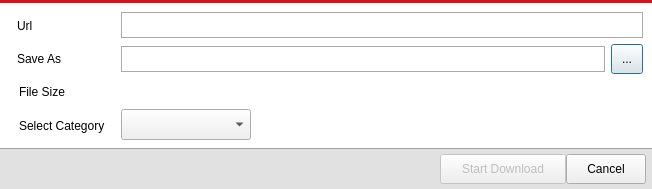
<?xml version="1.0" encoding="UTF-8"?>
<ui version="4.0">
 <class>ConfirmDialog</class>
 <widget class="QDialog" name="ConfirmDialog">
  <property name="geometry">
   <rect>
    <x>0</x>
    <y>0</y>
    <width>652</width>
    <height>189</height>
   </rect>
  </property>
  <property name="minimumSize">
   <size>
    <width>0</width>
    <height>0</height>
   </size>
  </property>
  <property name="maximumSize">
   <size>
    <width>769</width>
    <height>16777215</height>
   </size>
  </property>
  <property name="windowTitle">
   <string>Dialog</string>
  </property>
  <property name="windowIcon">
   <iconset resource="icons.qrc">
    <normaloff>:/menu_icon/icon/dicon.png</normaloff>:/menu_icon/icon/dicon.png</iconset>
  </property>
  <property name="styleSheet">
   <string notr="true">QDialog#ConfirmDialog {
	background: #e1e1e1; 
   border-top: 3px solid #CC181E;
}

QLineEdit {
	border: 1px solid #aaa;
   padding: 4px; 
  color: #333;
}</string>
  </property>
  <layout class="QVBoxLayout" name="verticalLayout_3">
   <property name="spacing">
    <number>0</number>
   </property>
   <property name="leftMargin">
    <number>0</number>
   </property>
   <property name="topMargin">
    <number>3</number>
   </property>
   <property name="rightMargin">
    <number>0</number>
   </property>
   <property name="bottomMargin">
    <number>0</number>
   </property>
   <item>
    <widget class="QWidget" name="widget" native="true">
     <property name="styleSheet">
      <string notr="true">QWidget#widget {
	border-bottom: 1px solid #a1a1a1;
 background: white; 
}</string>
     </property>
     <layout class="QHBoxLayout" name="horizontalLayout_5">
      <item>
       <layout class="QHBoxLayout" name="horizontalLayout_4">
        <item>
         <layout class="QVBoxLayout" name="verticalLayout">
          <item>
           <widget class="QLabel" name="label">
            <property name="font">
             <font>
              <family>Segoe UI</family>
             </font>
            </property>
            <property name="styleSheet">
             <string>padding: 5px;</string>
            </property>
            <property name="text">
             <string>Url</string>
            </property>
           </widget>
          </item>
          <item>
           <widget class="QLabel" name="label_2">
            <property name="font">
             <font>
              <family>Segoe UI</family>
             </font>
            </property>
            <property name="styleSheet">
             <string>padding: 5px;</string>
            </property>
            <property name="text">
             <string>Save As</string>
            </property>
           </widget>
          </item>
          <item>
           <widget class="QLabel" name="label_3">
            <property name="font">
             <font>
              <family>Segoe UI</family>
             </font>
            </property>
            <property name="styleSheet">
             <string notr="true">padding: 7px;</string>
            </property>
            <property name="text">
             <string>File Size</string>
            </property>
           </widget>
          </item>
          <item>
           <widget class="QLabel" name="label_4">
            <property name="font">
             <font>
              <family>Segoe UI</family>
             </font>
            </property>
            <property name="styleSheet">
             <string notr="true">padding: 7px;</string>
            </property>
            <property name="text">
             <string>Select Category</string>
            </property>
           </widget>
          </item>
         </layout>
        </item>
        <item>
         <layout class="QVBoxLayout" name="verticalLayout_2">
          <item>
           <widget class="QLineEdit" name="lbl_url">
            <property name="enabled">
             <bool>false</bool>
            </property>
            <property name="font">
             <font>
              <family>Segoe UI</family>
             </font>
            </property>
            <property name="styleSheet">
             <string notr="true"/>
            </property>
           </widget>
          </item>
          <item>
           <layout class="QHBoxLayout" name="horizontalLayout">
            <item>
             <widget class="QLineEdit" name="lineEdit">
              <property name="styleSheet">
               <string notr="true"/>
              </property>
             </widget>
            </item>
            <item>
             <widget class="QPushButton" name="pushButton">
              <property name="sizePolicy">
               <sizepolicy hsizetype="Fixed" vsizetype="Fixed">
                <horstretch>0</horstretch>
                <verstretch>0</verstretch>
               </sizepolicy>
              </property>
              <property name="styleSheet">
               <string notr="true">padding: 7px 10px; </string>
              </property>
              <property name="text">
               <string>...</string>
              </property>
             </widget>
            </item>
           </layout>
          </item>
          <item>
           <widget class="QLabel" name="lbl_size">
            <property name="styleSheet">
             <string notr="true">padding: 3px; </string>
            </property>
            <property name="text">
             <string/>
            </property>
           </widget>
          </item>
          <item>
           <layout class="QHBoxLayout" name="horizontalLayout_2">
            <item>
             <widget class="QComboBox" name="comboBox">
              <property name="font">
               <font>
                <family>Segoe UI</family>
               </font>
              </property>
              <property name="styleSheet">
               <string notr="true">
height: 25px; 
width: 100px;</string>
              </property>
             </widget>
            </item>
            <item>
             <spacer name="horizontalSpacer_2">
              <property name="orientation">
               <enum>Qt::Horizontal</enum>
              </property>
              <property name="sizeHint" stdset="0">
               <size>
                <width>40</width>
                <height>20</height>
               </size>
              </property>
             </spacer>
            </item>
            <item>
             <widget class="QLabel" name="lbl_loading">
              <property name="text">
               <string/>
              </property>
             </widget>
            </item>
           </layout>
          </item>
         </layout>
        </item>
       </layout>
      </item>
     </layout>
    </widget>
   </item>
   <item>
    <layout class="QHBoxLayout" name="horizontalLayout_3">
     <property name="leftMargin">
      <number>6</number>
     </property>
     <property name="topMargin">
      <number>5</number>
     </property>
     <property name="rightMargin">
      <number>6</number>
     </property>
     <property name="bottomMargin">
      <number>5</number>
     </property>
     <item>
      <spacer name="horizontalSpacer">
       <property name="orientation">
        <enum>Qt::Horizontal</enum>
       </property>
       <property name="sizeHint" stdset="0">
        <size>
         <width>40</width>
         <height>20</height>
        </size>
       </property>
      </spacer>
     </item>
     <item>
      <widget class="QPushButton" name="btn_start">
       <property name="enabled">
        <bool>false</bool>
       </property>
       <property name="minimumSize">
        <size>
         <width>80</width>
         <height>0</height>
        </size>
       </property>
       <property name="font">
        <font>
         <family>Segoe UI</family>
        </font>
       </property>
       <property name="styleSheet">
        <string notr="true">padding: 7px 14px; </string>
       </property>
       <property name="text">
        <string>  Start Download  </string>
       </property>
      </widget>
     </item>
     <item>
      <widget class="QPushButton" name="pushButton_3">
       <property name="minimumSize">
        <size>
         <width>80</width>
         <height>0</height>
        </size>
       </property>
       <property name="font">
        <font>
         <family>Segoe UI</family>
        </font>
       </property>
       <property name="styleSheet">
        <string notr="true">padding: 7px 14px; </string>
       </property>
       <property name="text">
        <string>Cancel</string>
       </property>
      </widget>
     </item>
    </layout>
   </item>
  </layout>
 </widget>
 <resources>
  <include location="icons.qrc"/>
 </resources>
 <connections/>
</ui>
